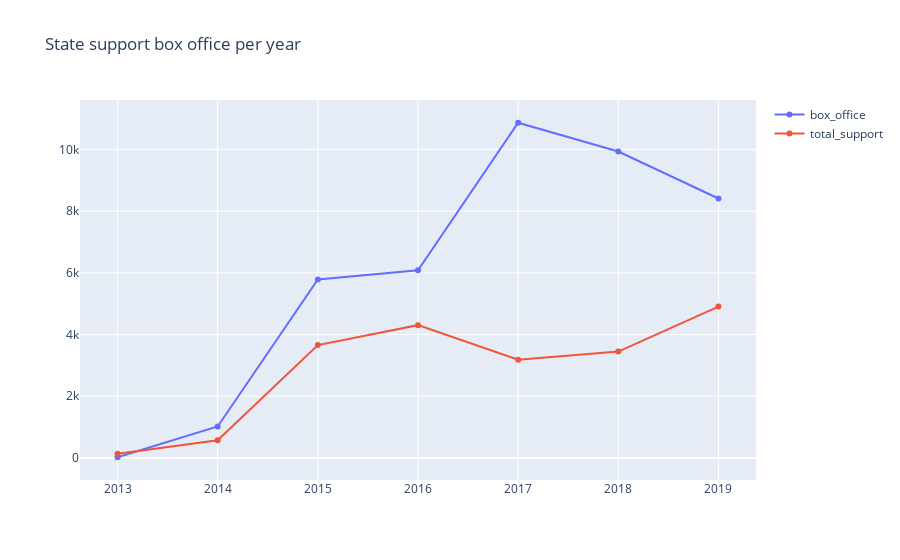

This figure's notebook cell:
### Code cell
trace0 = go.Scatter(
    x=sponsored_movies_df.index,
    y=sponsored_movies_df.box_office,
    name='box_office'
)

trace1 = go.Scatter(
    x=sponsored_movies_df.index,
    y=sponsored_movies_df.total_support,
    name='total_support'
)

data = [trace0, trace1]
layout = {'title': 'State support box office per year'}

fig = go.Figure(data=data, layout=layout)
iplot(fig, show_link=False)

### Figure 1 — Plotly figure (JSON) as saved in the notebook; plotly's stock layout.template omitted (floating-point values rounded to 4 significant figures)
{"data": [{"name": "box_office", "type": "scatter", "x": [2013, 2014, 2015, 2016, 2017, 2018, 2019], "y": [20.32, 1017.0, 5785.0, 6082.0, 10870.0, 9934.0, 8410.0]}, {"name": "total_support", "type": "scatter", "x": [2013, 2014, 2015, 2016, 2017, 2018, 2019], "y": [134.3, 572.0, 3656.0, 4303.0, 3184.0, 3447.0, 4904]}], "layout": {"title": {"text": "State support box office per year"}}}
